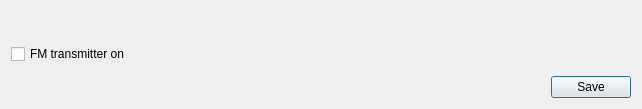
<?xml version="1.0" encoding="UTF-8"?>
<ui version="4.0">
 <class>FMTXDialog</class>
 <widget class="QDialog" name="FMTXDialog">
  <property name="geometry">
   <rect>
    <x>0</x>
    <y>0</y>
    <width>642</width>
    <height>109</height>
   </rect>
  </property>
  <property name="windowTitle">
   <string>FM transmitter</string>
  </property>
  <layout class="QHBoxLayout" name="horizontalLayout">
   <item>
    <layout class="QVBoxLayout" name="fmtxLayout">
     <item>
      <widget class="QCheckBox" name="fmtxCheckbox">
       <property name="sizePolicy">
        <sizepolicy hsizetype="Expanding" vsizetype="Fixed">
         <horstretch>0</horstretch>
         <verstretch>0</verstretch>
        </sizepolicy>
       </property>
       <property name="text">
        <string>FM transmitter on</string>
       </property>
      </widget>
     </item>
    </layout>
   </item>
   <item>
    <layout class="QVBoxLayout" name="saveLayout">
     <item>
      <spacer name="verticalSpacer">
       <property name="orientation">
        <enum>Qt::Vertical</enum>
       </property>
       <property name="sizeHint" stdset="0">
        <size>
         <width>20</width>
         <height>40</height>
        </size>
       </property>
      </spacer>
     </item>
     <item>
      <widget class="QDialogButtonBox" name="saveButton">
       <property name="sizePolicy">
        <sizepolicy hsizetype="Maximum" vsizetype="Fixed">
         <horstretch>0</horstretch>
         <verstretch>0</verstretch>
        </sizepolicy>
       </property>
       <property name="orientation">
        <enum>Qt::Horizontal</enum>
       </property>
       <property name="standardButtons">
        <set>QDialogButtonBox::Save</set>
       </property>
       <property name="centerButtons">
        <bool>false</bool>
       </property>
      </widget>
     </item>
    </layout>
   </item>
  </layout>
 </widget>
 <resources/>
 <connections>
  <connection>
   <sender>saveButton</sender>
   <signal>rejected()</signal>
   <receiver>FMTXDialog</receiver>
   <slot>reject()</slot>
   <hints>
    <hint type="sourcelabel">
     <x>316</x>
     <y>260</y>
    </hint>
    <hint type="destinationlabel">
     <x>286</x>
     <y>274</y>
    </hint>
   </hints>
  </connection>
 </connections>
</ui>
